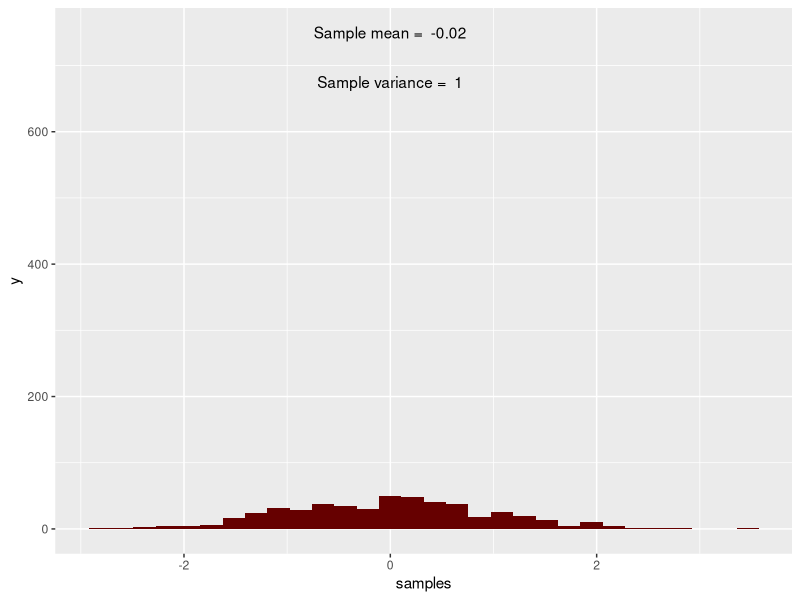
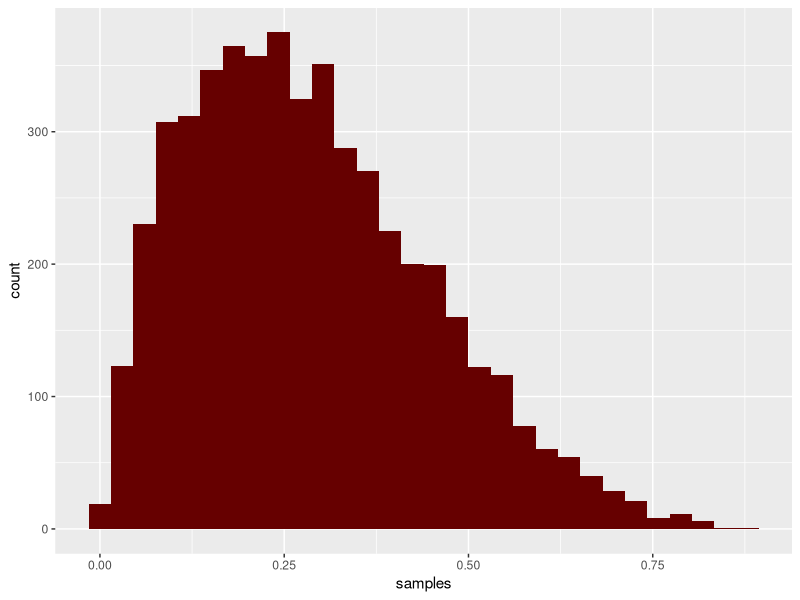

R code for these plots, in order: (Note: this script raises an error after producing the figures.)
## ---- chunk 1
knitr::opts_chunk$set(echo = FALSE)
## ---- chunk 2
library(ggplot2)
norm_df <- data.frame(samples = rnorm(500))    # Generate samples from distribution

suppressWarnings(ggplot(norm_df, aes(samples)) + 
  geom_histogram(fill = "#660000") + 
  annotate("text", x = 0, y = 750, label = paste("Sample mean = ", round(mean(norm_df$samples),2))) + annotate("text", x = 0, y = 675, label = paste("Sample variance = ", round(sd(norm_df$samples),2))))

## ---- chunk 3
beta_df <- data.frame(samples = rbeta(n = 5000, shape1 = 2, shape2 = 5))

suppressWarnings(ggplot(beta_df, aes(samples)) + geom_histogram(fill = "#660000"))
## ---- chunk 4
knitr::include_graphics(here::here('Modules/02_Intro_Bayes/files_for_slides/coyote.jpg'))
## ---- chunk 5
set.seed(277)
y <- rbinom(n = 20,size = 1, prob = 0.7)  # note truth here is 0.7 - probability of detecting, observing, surviving, etc.

## ---- chunk 6
beta_df <- data.frame(p = seq(0, 1, 0.01),
                      value = dbeta(seq(0, 1, 0.01), 8, 4),
                      dist = rep(c("Prior"), 101))

(p <- ggplot() + geom_path(data = beta_df, aes(x = p, y = value, group = dist, linetype = dist)) +
  scale_y_continuous("Density") +
  scale_linetype_manual(values = c("solid", "dotted")))
## ---- chunk 7

round(dbinom(x = 0:5, size = 5, prob = 0.2),2)
## ---- chunk 8
# Code for writing a Metropolis sampler for a 1D posterior

## -- -- -- -- -- -- -- -- -- -- -- -- -- -- -- -- -- -- -- -- -- -- -- -- -- --

# Function to compute the posterior distribution:
# Posterior is proportional to likelihood * prior
# Likelihood: Y[i] ~ Bern(p)            # binomial with a single trial
# Prior:      p ~ Beta(a, b)            # Beta(1,1) ~~ uniform(0,1)
posterior <- function(p, data){
  prior <- dbeta(x = p, shape1 = 8, shape2 = 4)
  like <- prod(dbinom(data, size=1, p=p)) # prod because more than one observation
  return(like*prior)}

sampleStats <- function(x){
  mean <- mean(x)
  sd <- sd(x)
  quants <- quantile(x, probs = c(0.025, 0.5, 0.975))
  out <- matrix(data = c(mean, sd, quants), nrow = 1, dimnames = list(1,c('mean',
                                                                          'sd',
                                                                          'lower95',
                                                                          'median',
                                                                          'upper95')))
  return(out)
}


# Simulate data
set.seed(277)
y <- rbinom(20,1,0.7)  # note truth here is 0.7 - probability of detecting, observing, surviving, etc.


# Compute the posterior on a grid for plotting below
p_grid <- seq(0,1,length=100)
dense <- rep(0,100)
for(i in 1:100){
  dense[i] <- posterior(p = p_grid[i], data = y)
}


# MCMC set-up and 'tuning' parameter
# tuning perturbs current value of parameter by some random noise
n.iters <- 10000
tune  <- 0.05 # you can try different tuning values to see its impact on acceptance rate


#initial (starting) value of mcmc
p <- runif(1)
keep_p <- rep(0,n.iters)


# **If the product of likelihood and prior is greater for the 
# proposed value of p than for the initial/current value,
# the proposed value is accepted, though if the initial/current value is smaller than
# the proposed value, initial/current may still be accepted, but is done so only with a probability equal to the ratio R.

# Begin the MCMC loop
for(i in 1:n.iters){
  
  # Draw a candidate and compute acceptance ratio**:

  can <- rnorm(1,p,tune)
  if(can < 0 | can > 1){next} 
  p1  <- posterior(can,y) 
  p2  <- posterior(p,y)
  R   <- p1/p2
  R   <- ifelse(R>1,1,R)

  
  # Make a decision: 
  keep <- rbinom(1,1,R)==1
  # keep <- runif(1) < R # alternative approach
  if(keep){
    p <- can  #here is where we overwrite our initial p with our candidate value if it passes test
  }
  keep_p[i] <- p
  
}
## ---- chunk 9

sampleStats <- function(x){
  mean <- mean(x)
  sd <- sd(x)
  quants <- quantile(x, probs = c(0.025, 0.5, 0.975))
  out <- matrix(data = c(mean, sd, quants), nrow = 1, dimnames = list(1,c('mean',
                                                                          'sd',
                                                                          'lower95',
                                                                          'median',
                                                                          'upper95')))
  return(out)
}

# summarize MCMC
sampleStats(keep_p)

# plot posterior density
par(ask=F,mfrow=c(1,2))
plot(density(keep_p), frame = FALSE, col = "#660000",main = "", lwd = 2,
     xlab=expression(p),ylab=expression(paste("f(",p,"|Y)")))

# plot MCMC chain trace plot

post_grid <- seq(0,1,length=length(keep_p))
plot(post_grid,keep_p,type="l",lwd=2,
     xlab=expression(p),ylab=expression(paste("f(",p,"|Y)")))

## ---- chunk 10
chains <- data.frame(iteration = rep(seq(1:n.iters), 3),
                     chain = rep(c("1", "2", "3"), each = n.iters),
                     p = sample(keep_p[10:n.iters], n.iters * 3, replace = TRUE))

ggplot(chains, aes(x = iteration, y = p, color = chain)) + geom_path() +
  scale_color_manual(values = c("#660000", "#00CCCC", "#66CC00")) +
  ggthemes::theme_clean()
## ---- chunk 11
poster <- data.frame(iteration = 1:n.iters, p = keep_p)

a1 <- ggplot(poster[1:100,], aes(x = iteration, y = p)) + 
  geom_path(color = "#660000") +
  scale_y_continuous(expression(p))

a2 <- ggplot(poster[1:100,], aes(x = p)) + geom_density() +
  scale_x_continuous(expression(p))

b1 <- ggplot(poster[1:500,], aes(x = iteration, y = p)) + 
  geom_path(color = "#660000") +
  scale_y_continuous(expression(p))

b2 <- ggplot(poster[1:500,], aes(x = p)) + geom_density() +
  scale_x_continuous(expression(p))

c1 <- ggplot(poster[1:5000,], aes(x = iteration, y = p)) + 
  geom_path(color = "#660000") +
  scale_y_continuous(expression(p))

c2 <- ggplot(poster[1:5000,], aes(x = p)) + geom_density() +
  scale_x_continuous(expression(p))

d1 <- ggplot(poster, aes(x = iteration, y = p)) + 
  geom_path(color = "#660000") +
  scale_y_continuous(expression(p))

d2 <- ggplot(poster, aes(x = p)) + geom_density() +
  scale_x_continuous(expression(p))

cowplot::plot_grid(a1, b1, c1, d1, a2, b2, c2, d2, 
                   labels = c("1A)", "2A)","3A)", "4A)",
                              "1B)", "2B)", "3B)", "4B)"),
                   nrow = 2)

## ---- chunk 12
ggplot(chains, aes(x = iteration, y = p, color = chain)) + geom_path() +
  scale_color_manual(values = c("#660000", "#00CCCC", "#66CC00")) +
  ggthemes::theme_clean()
## ---- chunk 13
knitr::include_graphics(here::here('Modules/02_Intro_Bayes/files_for_slides/converge1.jpg'))
knitr::include_graphics(here::here('Modules/02_Intro_Bayes/files_for_slides/converge2.jpg'))
knitr::include_graphics(here::here('Modules/02_Intro_Bayes/files_for_slides/converge3.jpg'))
knitr::include_graphics(here::here('Modules/02_Intro_Bayes/files_for_slides/converge4.jpg'))
## ---- chunk 14
ggplot(poster[1:100,], aes(x = iteration, y = p)) + 
  geom_path(color = "#660000") +
  scale_y_continuous(expression(p))
## ---- chunk 15
ggplot(poster, aes(x = iteration, y = p)) + 
  geom_path(color = "#660000") +
  scale_y_continuous(expression(p))
